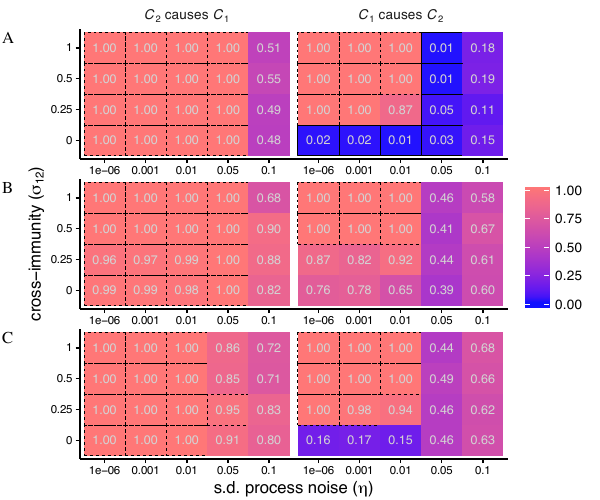

R code for this plot:
#!/usr/bin/env Rscript

### BOILERPLATE TO CHDIR TO THIS SCRIPT'S DIRECTORY ###

get_script_dir <- function()
{
    command_args <- commandArgs(trailingOnly = FALSE)
    file_arg_name <- '--file='
    tools:::file_path_as_absolute(
        dirname(
            sub(file_arg_name, '', command_args[grep(file_arg_name, command_args)])
        )
    )
}

setwd(get_script_dir())

### LIBRARIES ###

library(gridExtra)
library(ggplot2)

### EXTERNAL SOURCE ###

source('../../transform_ccm_output.R')
source('../../file_output.R')
source('../../formatting.R')

main <- function()
{
    pA <- process_data(
        '../../in/ccm-analyses/100y-monthly-incidence-untransformed/self-nonuniform',
        'increase_fraction_self-nonuniform.pdf',
        'C0', 'seasonal', 'different'
    )
    ggsave_pdf2svg('fig_detect_diffembed_A', pA, width=6, height=2)
    
    pB <- process_data(
        '../../in/ccm-analyses/100y-monthly-incidence-untransformed/cross-projection',
        'increase_fraction_cross-projection.pdf',
        'C0', 'seasonal', 'different'
    )
    ggsave_pdf2svg('fig_detect_diffembed_B', pB, width=6, height=2)
    
    pC <- process_data(
        '../../in/ccm-analyses/100y-monthly-incidence-untransformed/cross-uniform',
        'increase_fraction_cross-uniform.pdf',
        'C0', 'seasonal', 'different'
    )
    ggsave_pdf2svg('fig_detect_diffembed_C', pC, width=6, height=2)
    
    html2pdf('fig_detect_diffembed')
    
    invisible()
}

process_data <- function(data_dir, plot_filename, var0_name, seasonal, identical)
{
    ccm_summ <- load_ccm_summary(data_dir)
    ccm_summ$qualitative <- make_qualitative(ccm_summ$increase_fraction)
    ccm_summ$increase_fraction_str <- sapply(ccm_summ$increase_fraction, function(x) { sprintf('%.2f', x) })
    
    summ_seas_diff <- ccm_summ[
        ccm_summ$seasonal == seasonal & ccm_summ$identical == identical,
    ]
    
    effect_labeller <- function(df) {
        result <- list()
        
        result[[1]] <- lapply(df$effect, function(x) {
                if(x == 'C1') {
                    return(expression(italic(C)[1] * ' causes ' * italic(C)[2]))
                }
                return(expression(italic(C)[2] * ' causes ' * italic(C)[1]))
            }
        )
        
        return(result)
    }
    
    ggplot(
        data = summ_seas_diff,
        aes(x = factor(sd_proc), y = factor(sigma01))
    ) +
        geom_tile(aes(fill = increase_fraction, linetype=qualitative, colour=qualitative, size=qualitative)) +
        geom_text(colour = 'lightgray', size=3, aes(label = increase_fraction_str)) +
        facet_grid(. ~ effect, labeller=effect_labeller) +
        labs(
            x = expression(paste('s.d. process noise (', italic(eta), ')')),
            y = expression(paste('cross-immunity (', italic(sigma)['12'], ')')),
            fill = 'causal fraction'
        ) +
        theme_classic() +
        theme(
            strip.background = element_blank(),
            legend.title = element_blank(),
            axis.text = element_text(size = 8),
            panel.margin = unit(0, 'in'),
            plot.margin = unit(c(0, 0, 0, 0.25), 'in')
        ) +
        heatmap_scale_fill() +
        scale_linetype_manual('', values=c(L1=1, L2=0, L3=2), guide=FALSE) +
        scale_colour_manual('', values=c(L1='black', L2=NA, L3='black'), guide=FALSE) +
        scale_size_manual('', values=c(L1=0.25, L2=0.0, L3=0.25), guide=FALSE)
}

main()
